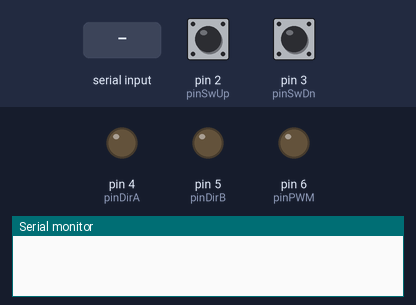
This sketch was run on a simulated Arduino Uno, built with avr-gcc and run on an emulated ATmega328P. On the bench: output pins drawn as LEDs (lit = HIGH), the last lines printed to the serial monitor. The inputs (shaded band) are chosen by the test bench; at power-on: pin 2 (pinSwUp) HIGH, pin 3 (pinSwDn) HIGH.

Above: at 1.2 s.
1.3 s: "1" received over Serial
At 2.3 s:
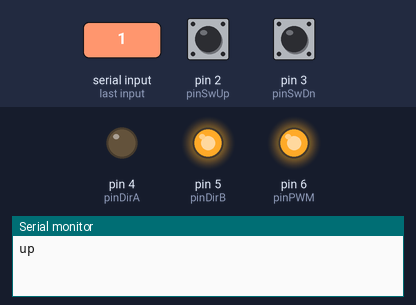
2.8 s: pin 2 (pinSwUp) pulled LOW for 0.15 s
At 3.4 s:
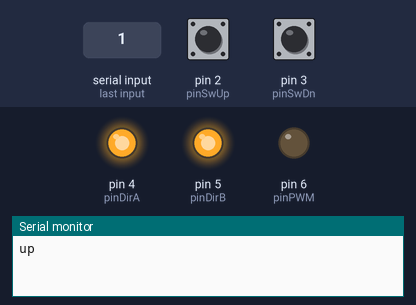
4.4 s: "0" received over Serial
At 4.7 s:
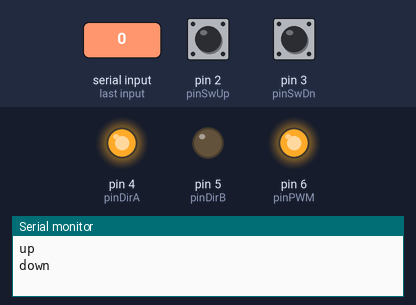
5.9 s: "q" received over Serial
At 7.0 s:
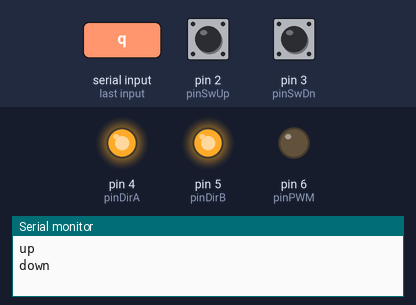
Timing chart, 0 to 8.4 s (numbered marks = the images above; inputs shaded):
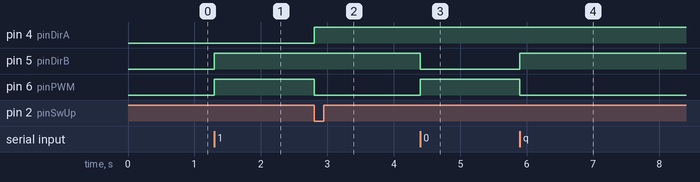

The sketch:

Lift.ino
```cpp
const unsigned int pinSwUp =  2; /*핀 번호*/
const unsigned int pinSwDn =  3; /**/

const unsigned int pinDirA =  4; /* 시계방향 회전 */
const unsigned int pinDirB =  5; /* 반시계방향 회전 */
const unsigned int pinPWM  =  6;

int pwmValue  =  255; /* 회전값은 0 ~ 255 까지 있다 */

void setup() {
  pinMode(pinSwDn, INPUT_PULLUP); /* 아두이노 보드에 있는 명령어 */
  pinMode(pinSwUp, INPUT_PULLUP);
  pinMode(pinDirA, OUTPUT      );
  pinMode(pinDirB, OUTPUT      );

  while(!Serial);
  Serial.begin(115200);
}

void _up() {  /* 리프트가 올라갈떄 회전 방향 */
  digitalWrite(pinDirA, LOW );
  digitalWrite(pinDirB, HIGH);
  analogWrite(pinPWM, pwmValue);
}

void _down() { /* 리프트가 내려갈떄 화전의 방향 */
  digitalWrite(pinDirA, HIGH);
  digitalWrite(pinDirB, LOW );
  analogWrite(pinPWM, pwmValue);
}

void _stop() {
  digitalWrite(pinDirA, HIGH);
  digitalWrite(pinDirB, HIGH);
  analogWrite(pinPWM, LOW);
}

void loop() { /* 여기가 main 문 ==> 1 누르면 올라가고 0을 누르면 내려감 */
  if(Serial.available() > 0) {

    unsigned int ch = Serial.read();

    if     (ch == '1'){
      Serial.println("up");  _up();
      while(digitalRead(pinSwUp) == HIGH){
        if(Serial.read() == 'q')  break;
      }
      _stop();
    }

    else if(ch == '0'){
      Serial.println("down"); _down();
      while(digitalRead(pinSwDn) == HIGH) {
        if(Serial.read() == 'q')  break;
      }
      _stop(); }

    else if(ch == 'q'){   /* 중간에 비상 정지 버튼 */
      Serial.println("stop"); _stop(); }
  }
}
```

Measured:
- after the input at 1.3 s, pin 5 (pinDirB), pin 6 (pinPWM): LOW → HIGH at once
- after the input at 2.8 s, pin 4 (pinDirA): LOW → HIGH at once; pin 6 (pinPWM): HIGH → LOW at once
- after the input at 4.4 s, pin 5 (pinDirB): HIGH → LOW at once; pin 6 (pinPWM): LOW → HIGH at once
- after the input at 5.9 s, pin 5 (pinDirB): LOW → HIGH at once; pin 6 (pinPWM): HIGH → LOW at once
